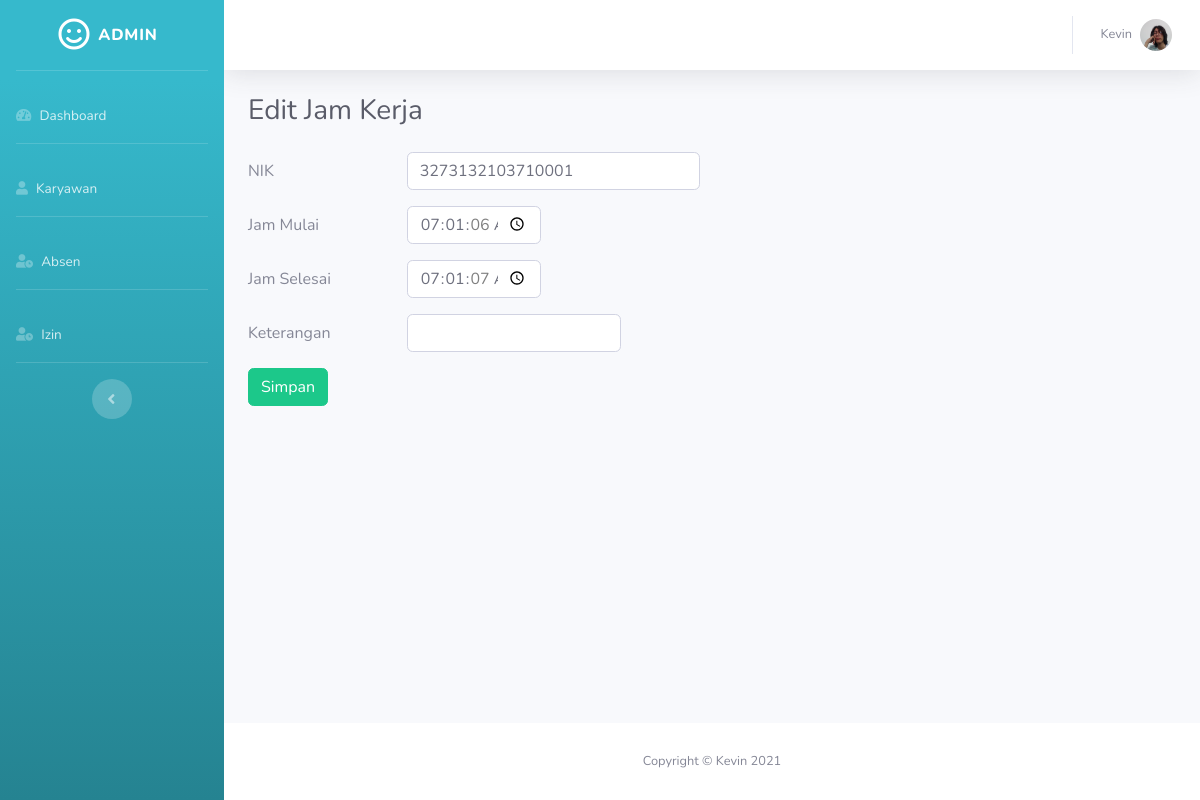
Screenshot of /absen-edit.php?id=1 with the database file from the repository.
### tables this page shows
CREATE TABLE `tb_absen` (
  `id` int(11) NOT NULL,
  `nik` varchar(200) NOT NULL,
  `tanggal` date NOT NULL,
  `start` time NOT NULL,
  `finish` time DEFAULT NULL,
  `keterangan` varchar(200) NOT NULL
);

### absen-edit.php (the view, shortened to what this page needs)
<?php
include "connect.php";
?>
<?php
$id = $_GET['id'];
$result = mysqli_query($koneksi, "SELECT * FROM tb_absen WHERE id=$id");
while ($jam = mysqli_fetch_array($result)) {
    $nik = $jam['nik'];
    $start = $jam['start'];
    $finish = $jam['finish'];
    $keterangan = $jam['keterangan'];
}
?>
<!DOCTYPE html>
<html lang="en">
<head>
    <link href="vendor/fontawesome-free/css/all.min.css" rel="stylesheet" type="text/css">
    <link href="css/sb-admin-2.min.css" rel="stylesheet">
</head>
<body id="page-top">
    <div id="wrapper">
        <ul class="navbar-nav bg-gradient-info sidebar sidebar-dark accordion" id="accordionSidebar">
            <div class="sidebar-brand d-flex align-items-center justify-content-center">
                <div class="sidebar-brand-icon">
                    <i class="far fa-smile"></i>
                </div>
                <div class="sidebar-brand-text mx-2">Admin</div>
            </div>
            <hr class="sidebar-divider">
            <li class="nav-item">
                <a class="nav-link" href="index.php">
                    <i class="fas fa-tachometer-alt"></i>
                    <span>Dashboard</span></a>
            </li>
            <hr class="sidebar-divider">
            <li class="nav-item">
                <a class="nav-link" href="daftar.php">
                    <i class="fas fa-user"></i>
                    <span>Karyawan</span></a>
            </li>
            <hr class="sidebar-divider">
            <li class="nav-item">
                <a class="nav-link" href="absen.php">
                    <i class="fas fa-user-clock"></i>
                    <span>Absen</span></a>
            </li>
            <hr class="sidebar-divider">
            <li class="nav-item">
                <a class="nav-link" href="izin.php">
                    <i class="fas fa-user-clock"></i>
                    <span>Izin</span></a>
            </li>
            <hr class="sidebar-divider d-none d-md-block">
            <div class="text-center d-none d-md-inline">
                <button class="rounded-circle border-0" id="sidebarToggle"></button>
            </div>
        </ul>
        <div id="content-wrapper" class="d-flex flex-column">
            <div id="content">
                <nav class="navbar navbar-expand navbar-light bg-white topbar mb-4 static-top shadow">
                    <ul class="navbar-nav ml-auto">
                        <li class="nav-item dropdown no-arrow">
                            <a class="nav-link dropdown-toggle" href="#" id="userDropdown" role="button" data-toggle="dropdown" aria-haspopup="true" aria-expanded="false">
                                <span class="mr-2 d-none d-lg-inline text-gray-600 small">Kevin</span>
                                <img class="img-profile rounded-circle" src="img/img1.jpg">
                            </a>
                        </li>
                    </ul>
                </nav>
                <div class="container-fluid">
                    <h1 class="h3 mb-4 text-gray-800">Edit Jam Kerja</h1>
                    <form method="POST" action="absen-edit.php">
                        <div class="form-group row">
                            <label class="col-sm-2 col-form-label">NIK</label>
                            <div class="col-sm-4">
                                <input type="text" name="nik" class="form-control" value='<?php echo $nik; ?>'>
                            </div>
                        </div>
                        <div class="form-group row">
                            <label class="col-sm-2 col-form-label">Jam Mulai</label>
                            <div class="col-sm-2">
                                <input type="time" name="start" class="form-control" value='<?php echo $start; ?>'>
                            </div>
                        </div>
                        <div class="form-group row">
                            <label class="col-sm-2 col-form-label">Jam Selesai</label>
                            <div class="col-sm-2">
                                <input type="time" name="finish" class="form-control" value='<?php echo $finish; ?>'>
                            </div>
                        </div>
                        <div class="form-group row">
                            <label class="col-sm-2 col-form-label">Keterangan</label>
                            <div class="col-sm-3">
                                <input type="text" name="keterangan" class="form-control" value='<?php echo $keterangan; ?>'>
                            </div>
                        </div>
                        <div class="form-group row">
                            <div class="col-sm-10">
                                <button type="submit" name="submit" class="btn btn-success">Simpan</button>
                            </div>
                        </div>
                    </form>
                </div>
            </div>
            <footer class="sticky-footer bg-white">
                <div class="container my-auto">
                    <div class="copyright text-center my-auto">
                        <span>Copyright &copy; Kevin 2021</span>
                    </div>
                </div>
            </footer>
        </div>
    </div>
</body>
</html>

### rows the page displays
tb_absen: nik "3273132103710001", start "07:01:06", finish "07:01:07"
